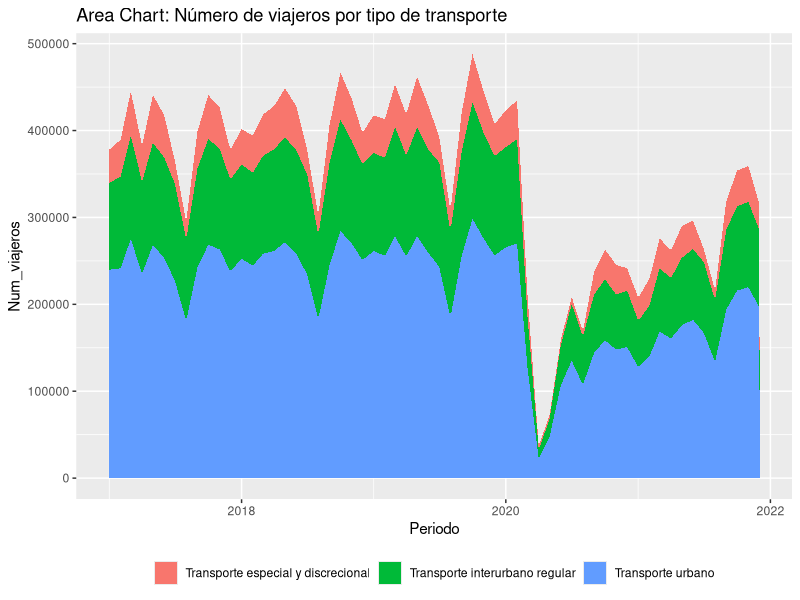
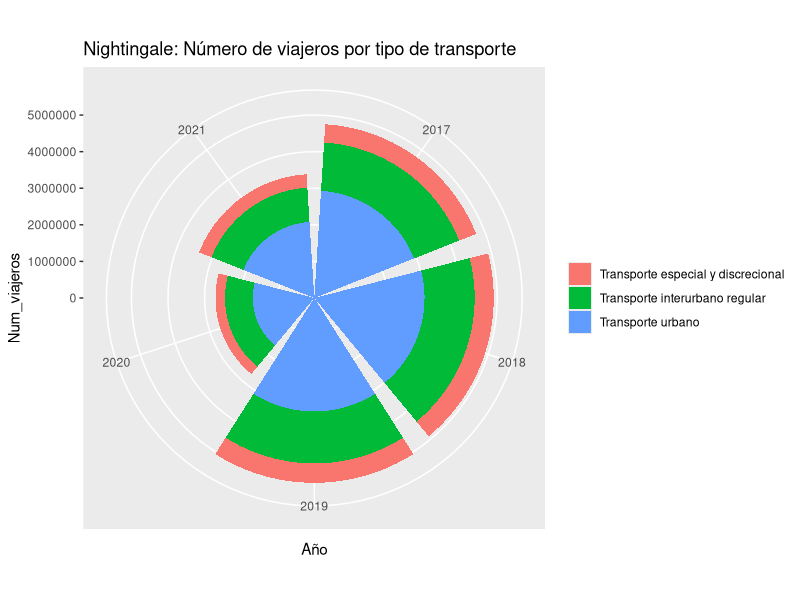
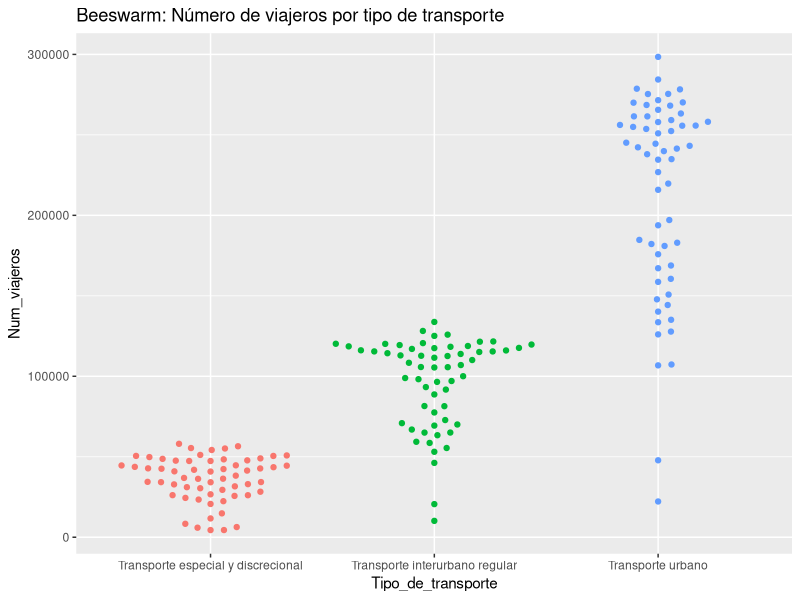

Here is the R script that generated these plots, in order:
## ---- chunk 1
library(ggplot2)
library(dplyr)
library(stringr)

# Disabling scientific notation
options(scipen = 100)


# Loading csv
df_transp <-
  read.csv2("./viajeros_transportados.csv" , encoding = "UTF-8")

# Selecting columns
df_transp <- df_transp[, c(2, 7, 8)]

# Renaming
colnames(df_transp) <-
  c("Tipo_de_transporte", "Periodo", "Num_viajeros")


# Fixing numeric column
df_transp$Num_viajeros <-
  gsub(".", "", df_transp$Num_viajeros, fixed = TRUE)
df_transp$Num_viajeros <- as.numeric(df_transp$Num_viajeros)

# Extracting year and month
df_transp["Año"] <- str_sub(df_transp$Periodo, 0, 4)
df_transp["Mes"] <- str_sub(df_transp$Periodo, 6)

df_transp$Año <- as.integer(df_transp$Año)
df_transp$Mes <- as.integer(df_transp$Mes)

# Converting period to date format
df_transp$Periodo <- gsub("M","-", df_transp$Periodo, fixed = TRUE)
df_transp$Periodo <- paste(df_transp$Periodo,"-01",sep="")
df_transp$Periodo <- as.Date(df_transp$Periodo)

# Converting to factor categorical variable
df_transp$Tipo_de_transporte <-
  as.factor(df_transp$Tipo_de_transporte)

head(df_transp)


## ---- chunk 2
ggplot(df_transp,aes(x = Periodo, y = Num_viajeros, fill = Tipo_de_transporte)) + 
  geom_area() + 
  theme(legend.position="bottom",legend.title = element_blank()) +
   ggtitle("Area Chart: Número de viajeros por tipo de transporte")

## ---- chunk 3
# Grouping data
df_transp_año <- df_transp %>%
  group_by(Año, Tipo_de_transporte) %>%
  summarise(Num_viajeros = sum(Num_viajeros))



ggplot(df_transp_año,
       aes(x = factor(Año), y = Num_viajeros, fill = Tipo_de_transporte)) + 
  geom_bar(stat = "identity") +
  coord_polar() +
  ggtitle("Nightingale: Número de viajeros por tipo de transporte") +
  xlab("Año") + theme(legend.title = element_blank())



## ---- chunk 4
library(ggbeeswarm)

ggplot(df_transp,
       aes(x = Tipo_de_transporte, y = Num_viajeros, color = Tipo_de_transporte)) +
  geom_beeswarm(cex = 2) +
  ggtitle("Beeswarm: Número de viajeros por tipo de transporte") +
  theme(legend.position="none")
 
